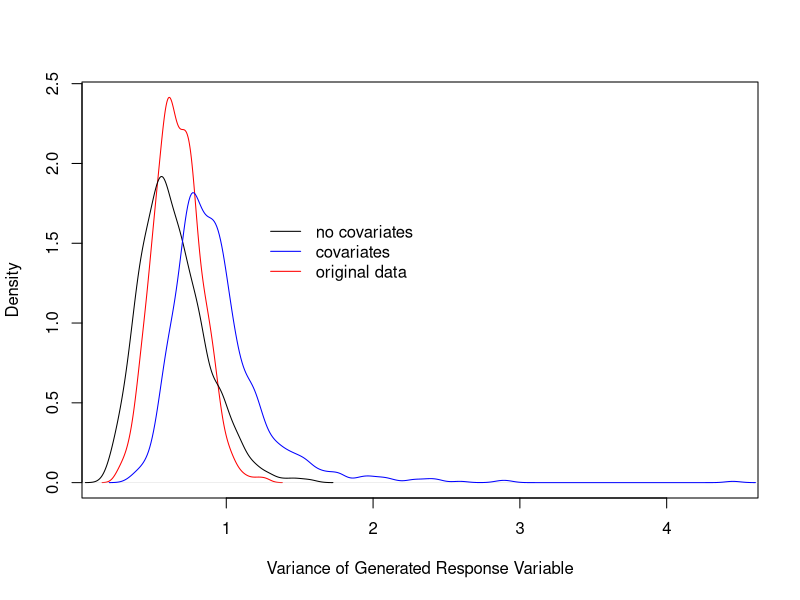
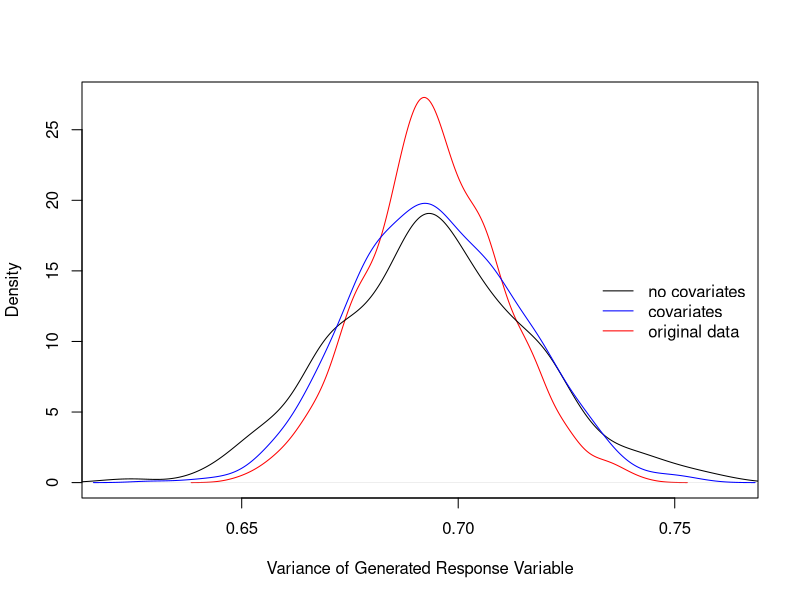

Write the R code that produced these figures, in order.
## ---- chunk 1
nYears<-10

#these are taken from posterior means from the actual models we fit to brook trout
beta1<-0.1638
beta2<- -0.3272
beta3<- -0.3010
beta4<- 0.0951
beta5<- -0.2475
beta6<- 0.1385

mu<- 2.8500

sd.year<-0.41
## ---- chunk 2
#structures to hold results
sdNoCov<-NA
sdCov<-NA
sdReal<-NA

for(i in 1:1000){
#create the 'true' data to use for fitting the model
#simulate some covariates  
fallPrcp<-rnorm(nYears)
fallTmean<-rnorm(nYears)
winterPrcp<-rnorm(nYears)
winterTmean<-rnorm(nYears)
springPrcp<-rnorm(nYears)
springTmean<-rnorm(nYears)

#and some random variation
ranYear<-rnorm(nYears,0,sd.year)

#intercept + covariate effects + plus random variation makes the outcome
y<-mu+
  beta1*fallPrcp+
  beta2*fallTmean+
  beta3*winterPrcp+
  beta4*winterTmean+
  beta5*springPrcp+
  beta6*springTmean+
  ranYear

#fit models to the 'true' data with or without covariates
a1<-lm(y~1)
a2<-lm(y~fallPrcp+fallTmean+winterPrcp+winterTmean+springPrcp+springTmean)

#simulate new data based on the model fit (using 1000 years to reduce noise, but the same patterns emerge with 20 or fewer years)
y1<-rnorm(nYears,mu,summary(a1)$sigma)
y2<-coef(a2)[1]+
  coef(a2)[2]*rnorm(1000)+
  coef(a2)[3]*rnorm(1000)+
  coef(a2)[4]*rnorm(1000)+
  coef(a2)[5]*rnorm(1000)+
  coef(a2)[6]*rnorm(1000)+
  coef(a2)[7]*rnorm(1000)+
  rnorm(1000,mu,summary(a2)$sigma)
  
sdNoCov[i]<-sd(y1)
sdCov[i]<-sd(y2)
sdReal[i]<-sd(y)
}
## ---- chunk 3
plot(density(sdReal),type='l',col='red',main="",
     xlim=range(c(sdReal,sdCov,sdNoCov)),
     xlab="Variance of Generated Response Variable")
points(density(sdNoCov),type='l')
points(density(sdCov),type='l',col="blue")
legend(1.2,1.7,c("no covariates","covariates","original data"),
       lty=1,col=c("black","blue","red"),bty='n')
## ---- chunk 4
mean(sdReal)
mean(sdNoCov)
mean(sdCov)
## ---- chunk 5
nYears<-1000

sdNoCov<-NA
sdCov<-NA
sdReal<-NA

for(i in 1:1000){
#create the 'true' data to use for fitting the model
  
#simulate some covariates  
fallPrcp<-rnorm(nYears)
fallTmean<-rnorm(nYears)
winterPrcp<-rnorm(nYears)
winterTmean<-rnorm(nYears)
springPrcp<-rnorm(nYears)
springTmean<-rnorm(nYears)

#and some random variation
ranYear<-rnorm(nYears,0,sd.year)

#covariates plus random variation makes the outcome
y<-mu+
  beta1*fallPrcp+
  beta2*fallTmean+
  beta3*winterPrcp+
  beta4*winterTmean+
  beta5*springPrcp+
  beta6*springTmean+
  ranYear

#fit the model to the 'true' data with or without covariates
a1<-lm(y~1)
a2<-lm(y~fallPrcp+fallTmean+winterPrcp+winterTmean+springPrcp+springTmean)

#simulate new data based on the model fit
y1<-rnorm(1000,mu,summary(a1)$sigma)
y2<-coef(a2)[1]+
  coef(a2)[2]*rnorm(1000)+
  coef(a2)[3]*rnorm(1000)+
  coef(a2)[4]*rnorm(1000)+
  coef(a2)[5]*rnorm(1000)+
  coef(a2)[6]*rnorm(1000)+
  coef(a2)[7]*rnorm(1000)+
  rnorm(1000,mu,summary(a2)$sigma)
  
sdNoCov[i]<-sd(y1)
sdCov[i]<-sd(y2)
sdReal[i]<-sd(y)
}
## ---- chunk 6
plot(density(sdReal),type='l',col='red',main="",
     xlim=range(c(sdReal,sdCov,sdNoCov)),
     xlab="Variance of Generated Response Variable")
points(density(sdNoCov),type='l')
points(density(sdCov),type='l',col="blue")


legend(0.73,15,c("no covariates","covariates","original data"),
       lty=1,col=c("black","blue","red"),bty='n')
## ---- chunk 7
mean(sdReal)
mean(sdNoCov)
mean(sdCov)
## ---- chunk 8
#without covariates
summary(a1)$sigma

#with covariates
summary(a2)$sigma
